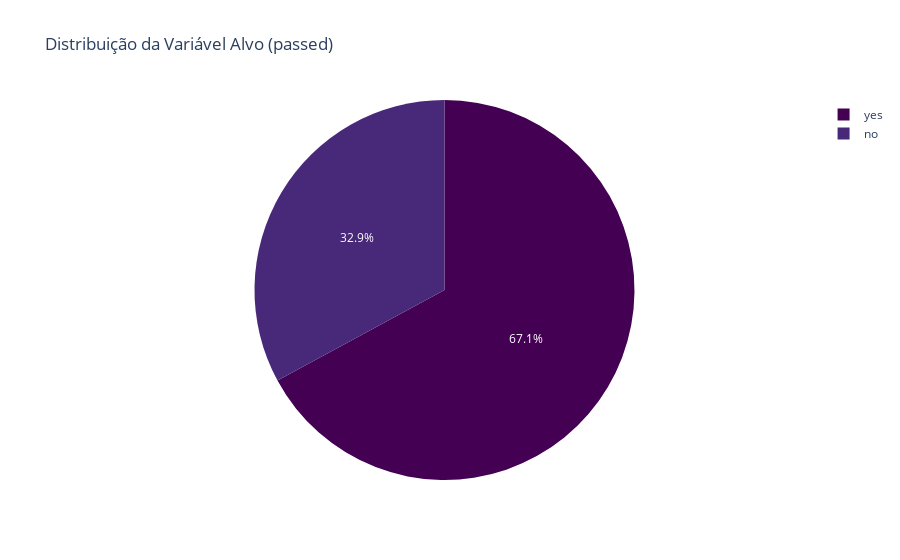

The code cell stored with this chart in its notebook:
### Markdown cell above
## Estatisticas Descritivas Basicas

### Code cell
# Informações gerais sobre o dataset
print('\n--- Informações Gerais ---')
df.info()

print('\n--- Estatísticas Descritivas (Numéricas) ---')
display(df.describe(include=np.number))

print('\n--- Estatísticas Descritivas (Categóricas) ---')
display(df.describe(include='object'))

print('\n--- Valores em Falta ---')
missing_values = df.isnull().sum()
print(missing_values[missing_values > 0].to_markdown() if missing_values.sum() > 0 else 'Nenhum valor em falta encontrado.')

print('\n--- Distribuição da Variável Alvo (passed) ---')
fig = px.pie(df, names='passed', title='Distribuição da Variável Alvo (passed)',
             color_discrete_sequence=px.colors.sequential.Viridis)
fig.show()
print(df['passed'].value_counts(normalize=True).to_markdown())

### Figure 1 — Plotly figure (JSON) as saved in the notebook; plotly's stock layout.template omitted (floating-point values rounded to 4 significant figures; data arrays with more than 128 entries replaced by an {"elided": "..."} marker saying what was removed)
{"data": [{"domain": {"x": [0, 1], "y": [0, 1]}, "hovertemplate": "passed=%{label}<extra></extra>", "labels": {"elided": "395 str values"}, "legendgroup": "", "name": "", "showlegend": true, "type": "pie"}], "layout": {"legend": {"tracegroupgap": 0}, "piecolorway": ["#440154", "#482878", "#3e4989", "#31688e", "#26828e", "#1f9e89", "#35b779", "#6ece58", "#b5de2b", "#fde725"], "title": {"text": "Distribuição da Variável Alvo (passed)"}}}
